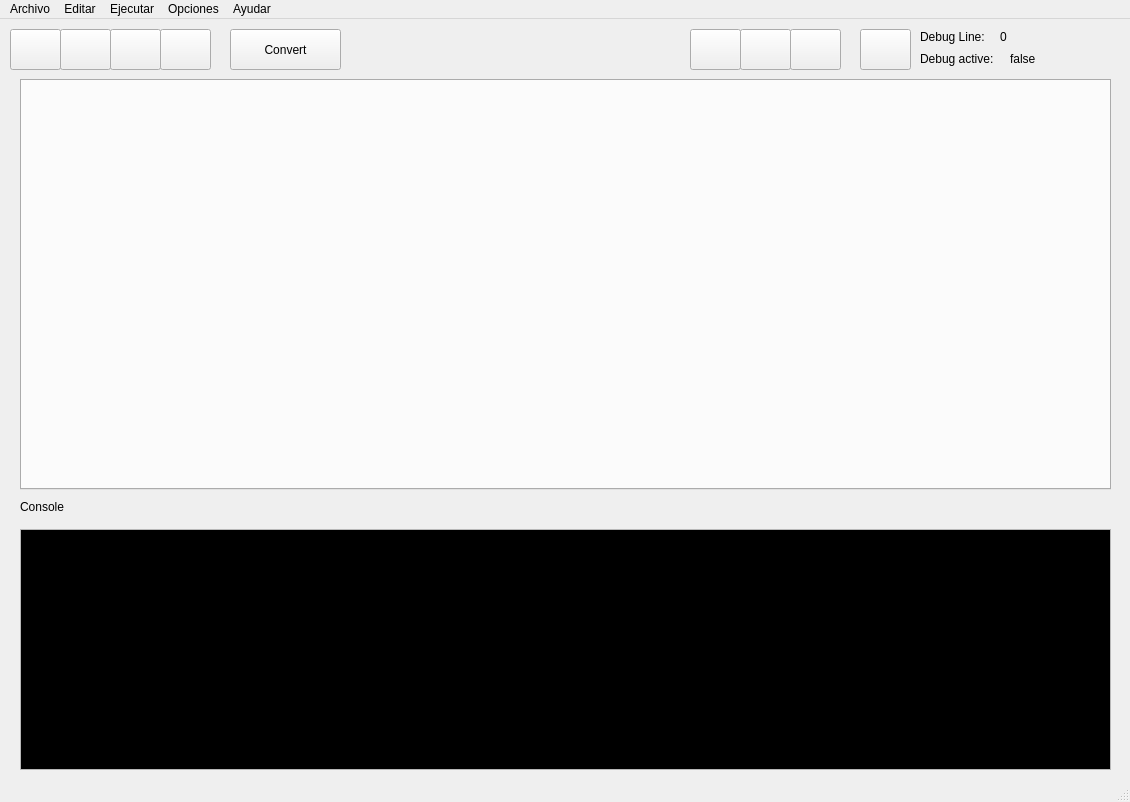
<?xml version="1.0" encoding="UTF-8"?>
<ui version="4.0">
 <class>MainWindow</class>
 <widget class="QMainWindow" name="MainWindow">
  <property name="geometry">
   <rect>
    <x>0</x>
    <y>0</y>
    <width>1130</width>
    <height>802</height>
   </rect>
  </property>
  <property name="windowTitle">
   <string>Augus Editor</string>
  </property>
  <widget class="QWidget" name="centralwidget">
   <widget class="QPushButton" name="btnNuevo">
    <property name="geometry">
     <rect>
      <x>10</x>
      <y>10</y>
      <width>51</width>
      <height>41</height>
     </rect>
    </property>
    <property name="text">
     <string/>
    </property>
    <property name="icon">
     <iconset>
      <normaloff>../static/icons/twotone_add_circle_black_36dp.png</normaloff>../static/icons/twotone_add_circle_black_36dp.png</iconset>
    </property>
    <property name="iconSize">
     <size>
      <width>24</width>
      <height>24</height>
     </size>
    </property>
   </widget>
   <widget class="QPushButton" name="btnGuardar">
    <property name="geometry">
     <rect>
      <x>110</x>
      <y>10</y>
      <width>51</width>
      <height>41</height>
     </rect>
    </property>
    <property name="text">
     <string/>
    </property>
    <property name="icon">
     <iconset>
      <normaloff>../static/icons/twotone_save_black_36dp.png</normaloff>../static/icons/twotone_save_black_36dp.png</iconset>
    </property>
    <property name="iconSize">
     <size>
      <width>24</width>
      <height>24</height>
     </size>
    </property>
   </widget>
   <widget class="QPushButton" name="btnDebug">
    <property name="geometry">
     <rect>
      <x>740</x>
      <y>10</y>
      <width>51</width>
      <height>41</height>
     </rect>
    </property>
    <property name="text">
     <string/>
    </property>
    <property name="icon">
     <iconset>
      <normaloff>../static/icons/twotone_bug_report_black_36dp.png</normaloff>../static/icons/twotone_bug_report_black_36dp.png</iconset>
    </property>
    <property name="iconSize">
     <size>
      <width>24</width>
      <height>24</height>
     </size>
    </property>
   </widget>
   <widget class="QPushButton" name="btnCerrarPestana">
    <property name="geometry">
     <rect>
      <x>160</x>
      <y>10</y>
      <width>51</width>
      <height>41</height>
     </rect>
    </property>
    <property name="text">
     <string/>
    </property>
    <property name="icon">
     <iconset>
      <normaloff>../static/icons/twotone_cancel_black_36dp.png</normaloff>../static/icons/twotone_cancel_black_36dp.png</iconset>
    </property>
    <property name="iconSize">
     <size>
      <width>24</width>
      <height>24</height>
     </size>
    </property>
   </widget>
   <widget class="QPushButton" name="btnStopRun">
    <property name="geometry">
     <rect>
      <x>790</x>
      <y>10</y>
      <width>51</width>
      <height>41</height>
     </rect>
    </property>
    <property name="text">
     <string/>
    </property>
    <property name="icon">
     <iconset>
      <normaloff>../static/icons/twotone_pan_tool_black_36dp.png</normaloff>../static/icons/twotone_pan_tool_black_36dp.png</iconset>
    </property>
    <property name="iconSize">
     <size>
      <width>24</width>
      <height>24</height>
     </size>
    </property>
   </widget>
   <widget class="QTabWidget" name="tabWidget">
    <property name="geometry">
     <rect>
      <x>20</x>
      <y>60</y>
      <width>1091</width>
      <height>411</height>
     </rect>
    </property>
    <property name="currentIndex">
     <number>-1</number>
    </property>
    <property name="usesScrollButtons">
     <bool>true</bool>
    </property>
    <property name="tabsClosable">
     <bool>true</bool>
    </property>
    <property name="movable">
     <bool>true</bool>
    </property>
   </widget>
   <widget class="QTextEdit" name="teConsole">
    <property name="geometry">
     <rect>
      <x>20</x>
      <y>510</y>
      <width>1091</width>
      <height>241</height>
     </rect>
    </property>
    <property name="palette">
     <palette>
      <active>
       <colorrole role="Text">
        <brush brushstyle="SolidPattern">
         <color alpha="255">
          <red>118</red>
          <green>252</green>
          <blue>123</blue>
         </color>
        </brush>
       </colorrole>
       <colorrole role="Base">
        <brush brushstyle="SolidPattern">
         <color alpha="255">
          <red>0</red>
          <green>0</green>
          <blue>0</blue>
         </color>
        </brush>
       </colorrole>
       <colorrole role="PlaceholderText">
        <brush brushstyle="SolidPattern">
         <color alpha="128">
          <red>118</red>
          <green>252</green>
          <blue>123</blue>
         </color>
        </brush>
       </colorrole>
      </active>
      <inactive>
       <colorrole role="Text">
        <brush brushstyle="SolidPattern">
         <color alpha="255">
          <red>118</red>
          <green>252</green>
          <blue>123</blue>
         </color>
        </brush>
       </colorrole>
       <colorrole role="Base">
        <brush brushstyle="SolidPattern">
         <color alpha="255">
          <red>0</red>
          <green>0</green>
          <blue>0</blue>
         </color>
        </brush>
       </colorrole>
       <colorrole role="PlaceholderText">
        <brush brushstyle="SolidPattern">
         <color alpha="128">
          <red>118</red>
          <green>252</green>
          <blue>123</blue>
         </color>
        </brush>
       </colorrole>
      </inactive>
      <disabled>
       <colorrole role="Text">
        <brush brushstyle="SolidPattern">
         <color alpha="63">
          <red>255</red>
          <green>255</green>
          <blue>255</blue>
         </color>
        </brush>
       </colorrole>
       <colorrole role="Base">
        <brush brushstyle="SolidPattern">
         <color alpha="255">
          <red>50</red>
          <green>50</green>
          <blue>50</blue>
         </color>
        </brush>
       </colorrole>
       <colorrole role="PlaceholderText">
        <brush brushstyle="SolidPattern">
         <color alpha="128">
          <red>255</red>
          <green>255</green>
          <blue>255</blue>
         </color>
        </brush>
       </colorrole>
      </disabled>
     </palette>
    </property>
    <property name="font">
     <font>
      <family>Monaco</family>
      <pointsize>12</pointsize>
     </font>
    </property>
   </widget>
   <widget class="QLabel" name="lbConsole">
    <property name="geometry">
     <rect>
      <x>20</x>
      <y>480</y>
      <width>58</width>
      <height>16</height>
     </rect>
    </property>
    <property name="text">
     <string>Console</string>
    </property>
   </widget>
   <widget class="QPushButton" name="btnAbrir">
    <property name="geometry">
     <rect>
      <x>60</x>
      <y>10</y>
      <width>51</width>
      <height>41</height>
     </rect>
    </property>
    <property name="text">
     <string/>
    </property>
    <property name="icon">
     <iconset>
      <normaloff>../static/icons/twotone_folder_open_black_36dp.png</normaloff>../static/icons/twotone_folder_open_black_36dp.png</iconset>
    </property>
    <property name="iconSize">
     <size>
      <width>24</width>
      <height>24</height>
     </size>
    </property>
   </widget>
   <widget class="QPushButton" name="btnRunDesc">
    <property name="geometry">
     <rect>
      <x>690</x>
      <y>10</y>
      <width>51</width>
      <height>41</height>
     </rect>
    </property>
    <property name="text">
     <string/>
    </property>
    <property name="icon">
     <iconset>
      <normaloff>../static/icons/twotone_play_circle_filled_black_24dp.png</normaloff>../static/icons/twotone_play_circle_filled_black_24dp.png</iconset>
    </property>
    <property name="iconSize">
     <size>
      <width>24</width>
      <height>24</height>
     </size>
    </property>
   </widget>
   <widget class="QPushButton" name="btn_step_debbuger">
    <property name="geometry">
     <rect>
      <x>860</x>
      <y>10</y>
      <width>51</width>
      <height>41</height>
     </rect>
    </property>
    <property name="text">
     <string/>
    </property>
    <property name="icon">
     <iconset>
      <normaloff>../static/icons/twotone_next_plan_black_36dp.png</normaloff>../static/icons/twotone_next_plan_black_36dp.png</iconset>
    </property>
    <property name="iconSize">
     <size>
      <width>24</width>
      <height>24</height>
     </size>
    </property>
   </widget>
   <widget class="QLabel" name="debugline">
    <property name="geometry">
     <rect>
      <x>1000</x>
      <y>10</y>
      <width>58</width>
      <height>16</height>
     </rect>
    </property>
    <property name="text">
     <string>0</string>
    </property>
   </widget>
   <widget class="QLabel" name="lbConsole_3">
    <property name="geometry">
     <rect>
      <x>920</x>
      <y>30</y>
      <width>91</width>
      <height>20</height>
     </rect>
    </property>
    <property name="text">
     <string>Debug active:</string>
    </property>
   </widget>
   <widget class="QLabel" name="lb_debug_active">
    <property name="geometry">
     <rect>
      <x>1010</x>
      <y>30</y>
      <width>91</width>
      <height>20</height>
     </rect>
    </property>
    <property name="text">
     <string>false</string>
    </property>
   </widget>
   <widget class="QPushButton" name="btnRunDesc_2">
    <property name="geometry">
     <rect>
      <x>230</x>
      <y>10</y>
      <width>111</width>
      <height>41</height>
     </rect>
    </property>
    <property name="text">
     <string>Convert</string>
    </property>
    <property name="icon">
     <iconset>
      <normaloff>../static/icons/twotone_play_circle_filled_black_24dp.png</normaloff>../static/icons/twotone_play_circle_filled_black_24dp.png</iconset>
    </property>
    <property name="iconSize">
     <size>
      <width>24</width>
      <height>24</height>
     </size>
    </property>
   </widget>
   <widget class="QLabel" name="debugline_2">
    <property name="geometry">
     <rect>
      <x>920</x>
      <y>10</y>
      <width>71</width>
      <height>16</height>
     </rect>
    </property>
    <property name="text">
     <string>Debug Line:</string>
    </property>
   </widget>
  </widget>
  <widget class="QMenuBar" name="menubar">
   <property name="geometry">
    <rect>
     <x>0</x>
     <y>0</y>
     <width>1130</width>
     <height>22</height>
    </rect>
   </property>
   <widget class="QMenu" name="menuArchivo">
    <property name="title">
     <string>Archivo</string>
    </property>
    <addaction name="actionNuevo"/>
    <addaction name="actionAbrir"/>
    <addaction name="separator"/>
    <addaction name="actionGuardar"/>
    <addaction name="actionGuardar_Como"/>
    <addaction name="separator"/>
    <addaction name="actionCerrar_Pestana"/>
    <addaction name="actionSalir"/>
   </widget>
   <widget class="QMenu" name="menuEditar">
    <property name="title">
     <string>Editar</string>
    </property>
    <addaction name="actionCopiar"/>
    <addaction name="actionpegar"/>
    <addaction name="actionCortar"/>
    <addaction name="separator"/>
    <addaction name="actionBuscar"/>
    <addaction name="actionReemplazar"/>
   </widget>
   <widget class="QMenu" name="menuEjecutar">
    <property name="title">
     <string>Ejecutar</string>
    </property>
    <addaction name="actionAnalisis_Ascendente"/>
    <addaction name="actionAnalisis_Desendente"/>
   </widget>
   <widget class="QMenu" name="menuOpciones">
    <property name="title">
     <string>Opciones</string>
    </property>
    <widget class="QMenu" name="menu_ANGUS">
     <property name="title">
      <string># ANGUS</string>
     </property>
     <addaction name="actionReporte_Errores"/>
     <addaction name="actionTabla_de_Simbolos"/>
     <addaction name="actionAST"/>
     <addaction name="actionTabla_de_simbolos_Funciones"/>
    </widget>
    <widget class="QMenu" name="menu_MINOR_C">
     <property name="title">
      <string># MINOR-C</string>
     </property>
     <addaction name="actionAST_2"/>
     <addaction name="actionReporte_de_Errores"/>
     <addaction name="actionTabla_de_Simbolos_2"/>
     <addaction name="actionTablaSimbolos_Funciones"/>
    </widget>
    <addaction name="menu_ANGUS"/>
    <addaction name="separator"/>
    <addaction name="menu_MINOR_C"/>
   </widget>
   <widget class="QMenu" name="menuAyudar">
    <property name="title">
     <string>Ayudar</string>
    </property>
    <addaction name="actionAcerca_de"/>
    <addaction name="actionManuales"/>
   </widget>
   <addaction name="menuArchivo"/>
   <addaction name="menuEditar"/>
   <addaction name="menuEjecutar"/>
   <addaction name="menuOpciones"/>
   <addaction name="menuAyudar"/>
  </widget>
  <widget class="QStatusBar" name="statusbar"/>
  <action name="actionNuevo">
   <property name="text">
    <string>Nuevo</string>
   </property>
   <property name="shortcut">
    <string>Ctrl+N</string>
   </property>
  </action>
  <action name="actionAbrir">
   <property name="text">
    <string>Abrir</string>
   </property>
  </action>
  <action name="actionGuardar">
   <property name="text">
    <string>Guardar</string>
   </property>
   <property name="shortcut">
    <string>Ctrl+S</string>
   </property>
  </action>
  <action name="actionGuardar_Como">
   <property name="text">
    <string>Guardar Como...</string>
   </property>
   <property name="shortcut">
    <string>Ctrl+Shift+S</string>
   </property>
  </action>
  <action name="actionSalir">
   <property name="text">
    <string>Salir</string>
   </property>
  </action>
  <action name="actionCopiar">
   <property name="text">
    <string>Copiar</string>
   </property>
  </action>
  <action name="actionpegar">
   <property name="text">
    <string>Pegar</string>
   </property>
  </action>
  <action name="actionCortar">
   <property name="text">
    <string>Cortar</string>
   </property>
  </action>
  <action name="actionBuscar">
   <property name="text">
    <string>Buscar</string>
   </property>
  </action>
  <action name="actionReemplazar">
   <property name="text">
    <string>Reemplazar</string>
   </property>
  </action>
  <action name="actionAnalisis_Ascendente">
   <property name="text">
    <string>Analisis Ascendente</string>
   </property>
  </action>
  <action name="actionAnalisis_Desendente">
   <property name="text">
    <string>Analisis Desendente</string>
   </property>
  </action>
  <action name="actionAcerca_de">
   <property name="text">
    <string>Acerca de.</string>
   </property>
  </action>
  <action name="actionManuales">
   <property name="text">
    <string>Manuales</string>
   </property>
  </action>
  <action name="actionCerrar_Pestana">
   <property name="text">
    <string>Cerrar Pestana</string>
   </property>
   <property name="shortcut">
    <string>Ctrl+W</string>
   </property>
  </action>
  <action name="actionReporte_Errores">
   <property name="text">
    <string>Reporte Errores</string>
   </property>
  </action>
  <action name="actionTabla_de_Simbolos">
   <property name="text">
    <string>Tabla de Simbolos</string>
   </property>
  </action>
  <action name="actionAST">
   <property name="text">
    <string>AST</string>
   </property>
  </action>
  <action name="actionTabla_de_simbolos_Funciones">
   <property name="text">
    <string>Tabla de simbolos Funciones</string>
   </property>
  </action>
  <action name="actionAST_2">
   <property name="text">
    <string>AST</string>
   </property>
  </action>
  <action name="actionReporte_de_Errores">
   <property name="text">
    <string>Reporte de Errores</string>
   </property>
  </action>
  <action name="actionTabla_de_Simbolos_2">
   <property name="text">
    <string>Tabla de Simbolos</string>
   </property>
  </action>
  <action name="actionl">
   <property name="text">
    <string>l</string>
   </property>
  </action>
  <action name="actionTablaSimbolos_Funciones">
   <property name="text">
    <string>TablaSimbolos Funciones</string>
   </property>
  </action>
 </widget>
 <resources/>
 <connections>
  <connection>
   <sender>btnNuevo</sender>
   <signal>clicked()</signal>
   <receiver>MainWindow</receiver>
   <slot>add_tab()</slot>
   <hints>
    <hint type="sourcelabel">
     <x>38</x>
     <y>52</y>
    </hint>
    <hint type="destinationlabel">
     <x>13</x>
     <y>89</y>
    </hint>
   </hints>
  </connection>
  <connection>
   <sender>btnAbrir</sender>
   <signal>clicked()</signal>
   <receiver>MainWindow</receiver>
   <slot>open_file()</slot>
   <hints>
    <hint type="sourcelabel">
     <x>93</x>
     <y>55</y>
    </hint>
    <hint type="destinationlabel">
     <x>7</x>
     <y>114</y>
    </hint>
   </hints>
  </connection>
  <connection>
   <sender>btnGuardar</sender>
   <signal>clicked()</signal>
   <receiver>MainWindow</receiver>
   <slot>save_file()</slot>
   <hints>
    <hint type="sourcelabel">
     <x>134</x>
     <y>44</y>
    </hint>
    <hint type="destinationlabel">
     <x>12</x>
     <y>150</y>
    </hint>
   </hints>
  </connection>
  <connection>
   <sender>btnCerrarPestana</sender>
   <signal>clicked()</signal>
   <receiver>MainWindow</receiver>
   <slot>close_current_tab()</slot>
   <hints>
    <hint type="sourcelabel">
     <x>198</x>
     <y>36</y>
    </hint>
    <hint type="destinationlabel">
     <x>9</x>
     <y>191</y>
    </hint>
   </hints>
  </connection>
  <connection>
   <sender>btnDebug</sender>
   <signal>clicked()</signal>
   <receiver>MainWindow</receiver>
   <slot>debug()</slot>
   <hints>
    <hint type="sourcelabel">
     <x>762</x>
     <y>72</y>
    </hint>
    <hint type="destinationlabel">
     <x>16</x>
     <y>326</y>
    </hint>
   </hints>
  </connection>
  <connection>
   <sender>btnStopRun</sender>
   <signal>clicked()</signal>
   <receiver>MainWindow</receiver>
   <slot>stop_run()</slot>
   <hints>
    <hint type="sourcelabel">
     <x>812</x>
     <y>72</y>
    </hint>
    <hint type="destinationlabel">
     <x>19</x>
     <y>363</y>
    </hint>
   </hints>
  </connection>
  <connection>
   <sender>actionNuevo</sender>
   <signal>triggered()</signal>
   <receiver>MainWindow</receiver>
   <slot>add_tab()</slot>
   <hints>
    <hint type="sourcelabel">
     <x>-1</x>
     <y>-1</y>
    </hint>
    <hint type="destinationlabel">
     <x>399</x>
     <y>374</y>
    </hint>
   </hints>
  </connection>
  <connection>
   <sender>actionCerrar_Pestana</sender>
   <signal>triggered()</signal>
   <receiver>MainWindow</receiver>
   <slot>close_current_tab()</slot>
   <hints>
    <hint type="sourcelabel">
     <x>-1</x>
     <y>-1</y>
    </hint>
    <hint type="destinationlabel">
     <x>399</x>
     <y>374</y>
    </hint>
   </hints>
  </connection>
  <connection>
   <sender>actionAbrir</sender>
   <signal>triggered()</signal>
   <receiver>MainWindow</receiver>
   <slot>open_file()</slot>
   <hints>
    <hint type="sourcelabel">
     <x>-1</x>
     <y>-1</y>
    </hint>
    <hint type="destinationlabel">
     <x>399</x>
     <y>374</y>
    </hint>
   </hints>
  </connection>
  <connection>
   <sender>actionGuardar</sender>
   <signal>triggered()</signal>
   <receiver>MainWindow</receiver>
   <slot>save_file()</slot>
   <hints>
    <hint type="sourcelabel">
     <x>-1</x>
     <y>-1</y>
    </hint>
    <hint type="destinationlabel">
     <x>399</x>
     <y>374</y>
    </hint>
   </hints>
  </connection>
  <connection>
   <sender>actionGuardar_Como</sender>
   <signal>triggered()</signal>
   <receiver>MainWindow</receiver>
   <slot>save_as()</slot>
   <hints>
    <hint type="sourcelabel">
     <x>-1</x>
     <y>-1</y>
    </hint>
    <hint type="destinationlabel">
     <x>399</x>
     <y>374</y>
    </hint>
   </hints>
  </connection>
  <connection>
   <sender>actionSalir</sender>
   <signal>triggered()</signal>
   <receiver>MainWindow</receiver>
   <slot>close()</slot>
   <hints>
    <hint type="sourcelabel">
     <x>-1</x>
     <y>-1</y>
    </hint>
    <hint type="destinationlabel">
     <x>399</x>
     <y>374</y>
    </hint>
   </hints>
  </connection>
  <connection>
   <sender>btnRunDesc</sender>
   <signal>clicked()</signal>
   <receiver>MainWindow</receiver>
   <slot>run_desc()</slot>
   <hints>
    <hint type="sourcelabel">
     <x>732</x>
     <y>72</y>
    </hint>
    <hint type="destinationlabel">
     <x>12</x>
     <y>264</y>
    </hint>
   </hints>
  </connection>
  <connection>
   <sender>actionReporte_Errores</sender>
   <signal>triggered()</signal>
   <receiver>MainWindow</receiver>
   <slot>report_errors()</slot>
   <hints>
    <hint type="sourcelabel">
     <x>-1</x>
     <y>-1</y>
    </hint>
    <hint type="destinationlabel">
     <x>398</x>
     <y>378</y>
    </hint>
   </hints>
  </connection>
  <connection>
   <sender>actionTabla_de_Simbolos</sender>
   <signal>triggered()</signal>
   <receiver>MainWindow</receiver>
   <slot>report_sym_tab()</slot>
   <hints>
    <hint type="sourcelabel">
     <x>-1</x>
     <y>-1</y>
    </hint>
    <hint type="destinationlabel">
     <x>398</x>
     <y>378</y>
    </hint>
   </hints>
  </connection>
  <connection>
   <sender>actionAST</sender>
   <signal>triggered()</signal>
   <receiver>MainWindow</receiver>
   <slot>report_ast()</slot>
   <hints>
    <hint type="sourcelabel">
     <x>-1</x>
     <y>-1</y>
    </hint>
    <hint type="destinationlabel">
     <x>398</x>
     <y>378</y>
    </hint>
   </hints>
  </connection>
  <connection>
   <sender>actionTabla_de_simbolos_Funciones</sender>
   <signal>triggered()</signal>
   <receiver>MainWindow</receiver>
   <slot>report_var_table()</slot>
   <hints>
    <hint type="sourcelabel">
     <x>-1</x>
     <y>-1</y>
    </hint>
    <hint type="destinationlabel">
     <x>398</x>
     <y>378</y>
    </hint>
   </hints>
  </connection>
  <connection>
   <sender>btn_step_debbuger</sender>
   <signal>clicked()</signal>
   <receiver>MainWindow</receiver>
   <slot>step()</slot>
   <hints>
    <hint type="sourcelabel">
     <x>888</x>
     <y>72</y>
    </hint>
    <hint type="destinationlabel">
     <x>1016</x>
     <y>26</y>
    </hint>
   </hints>
  </connection>
  <connection>
   <sender>btnRunDesc_2</sender>
   <signal>clicked()</signal>
   <receiver>MainWindow</receiver>
   <slot>run_convert()</slot>
   <hints>
    <hint type="sourcelabel">
     <x>312</x>
     <y>45</y>
    </hint>
    <hint type="destinationlabel">
     <x>362</x>
     <y>36</y>
    </hint>
   </hints>
  </connection>
  <connection>
   <sender>tabWidget</sender>
   <signal>tabCloseRequested(int)</signal>
   <receiver>MainWindow</receiver>
   <slot>on_close_tab(int)</slot>
   <hints>
    <hint type="sourcelabel">
     <x>214</x>
     <y>211</y>
    </hint>
    <hint type="destinationlabel">
     <x>249</x>
     <y>486</y>
    </hint>
   </hints>
  </connection>
  <connection>
   <sender>actionAST_2</sender>
   <signal>triggered()</signal>
   <receiver>MainWindow</receiver>
   <slot>report_ast_minorc()</slot>
   <hints>
    <hint type="sourcelabel">
     <x>-1</x>
     <y>-1</y>
    </hint>
    <hint type="destinationlabel">
     <x>564</x>
     <y>400</y>
    </hint>
   </hints>
  </connection>
  <connection>
   <sender>actionReporte_de_Errores</sender>
   <signal>triggered()</signal>
   <receiver>MainWindow</receiver>
   <slot>report_errors_minorc()</slot>
   <hints>
    <hint type="sourcelabel">
     <x>-1</x>
     <y>-1</y>
    </hint>
    <hint type="destinationlabel">
     <x>564</x>
     <y>400</y>
    </hint>
   </hints>
  </connection>
  <connection>
   <sender>actionTabla_de_Simbolos_2</sender>
   <signal>triggered()</signal>
   <receiver>MainWindow</receiver>
   <slot>report_sym_tab_minorc()</slot>
   <hints>
    <hint type="sourcelabel">
     <x>-1</x>
     <y>-1</y>
    </hint>
    <hint type="destinationlabel">
     <x>564</x>
     <y>400</y>
    </hint>
   </hints>
  </connection>
  <connection>
   <sender>actionTablaSimbolos_Funciones</sender>
   <signal>triggered()</signal>
   <receiver>MainWindow</receiver>
   <slot>report_sym_tab_fun_minorc()</slot>
   <hints>
    <hint type="sourcelabel">
     <x>-1</x>
     <y>-1</y>
    </hint>
    <hint type="destinationlabel">
     <x>564</x>
     <y>400</y>
    </hint>
   </hints>
  </connection>
 </connections>
 <slots>
  <slot>on_close_tab(int)</slot>
  <slot>add_tab()</slot>
  <slot>run_asc()</slot>
  <slot>open_file()</slot>
  <slot>save_file()</slot>
  <slot>close_current_tab()</slot>
  <slot>debug()</slot>
  <slot>stop_run()</slot>
  <slot>run_desc()</slot>
  <slot>save_as()</slot>
  <slot>report_errors()</slot>
  <slot>report_sym_tab()</slot>
  <slot>report_ast()</slot>
  <slot>report_var_table()</slot>
  <slot>step()</slot>
  <slot>run_convert()</slot>
  <slot>report_ast_minorc()</slot>
  <slot>report_sym_tab_minorc()</slot>
  <slot>report_var_table_minorc()</slot>
  <slot>report_errors_minorc()</slot>
  <slot>report_sym_tab_fun_minorc()</slot>
 </slots>
</ui>
